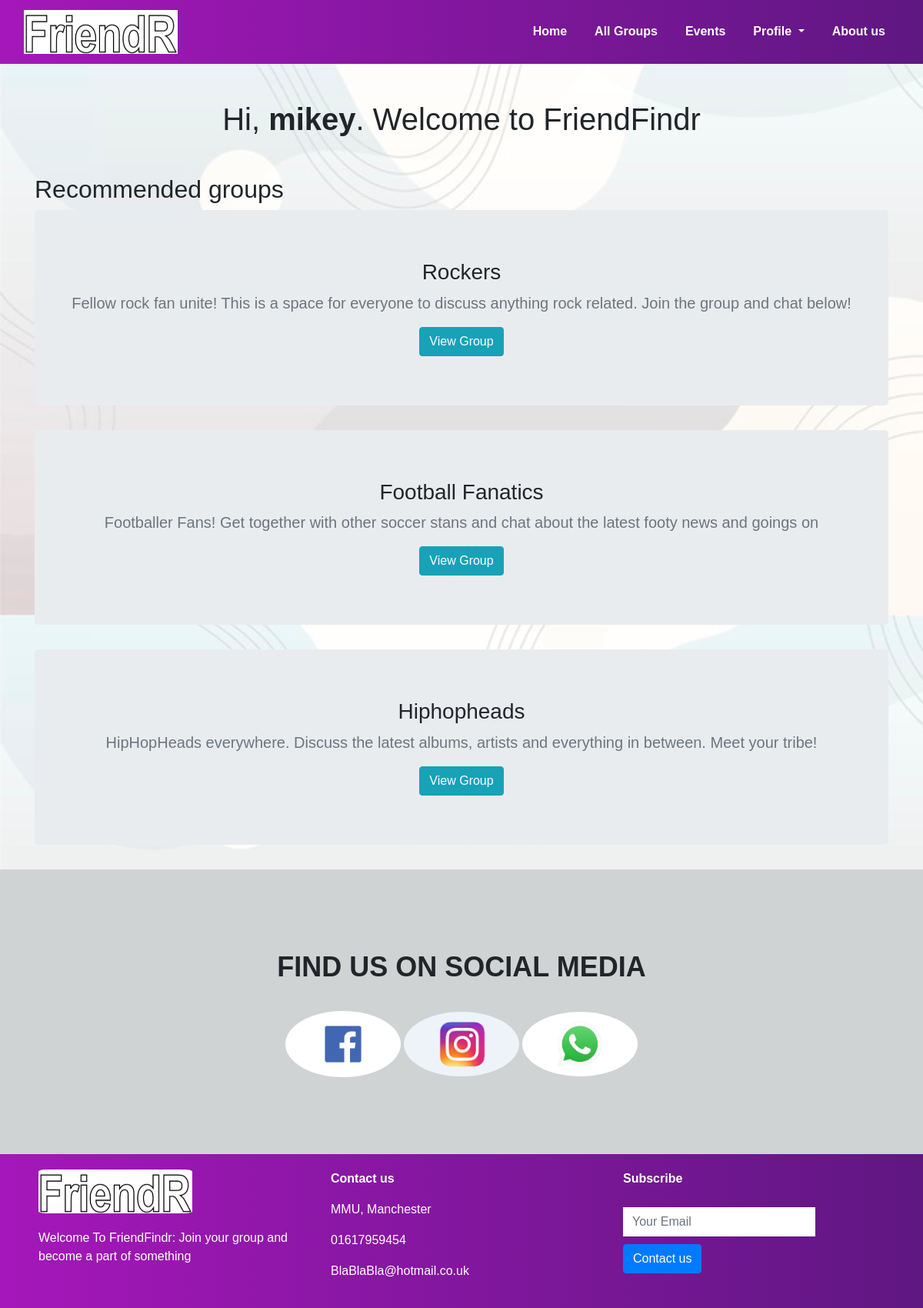
Screenshot of /welcome.php (signed in) with the database file from the repository.
### tables this page shows
CREATE TABLE `groups` (
  `groupid` int(11) NOT NULL,
  `name` varchar(45) NOT NULL,
  `description` varchar(255) NOT NULL
);

### welcome.php (the view, shortened to what this page needs)
<?php
require_once "config.php";
function getRecommendedGroups()
{
    global $mysqli;
    $sql = "SELECT DISTINCT g.groupid, g.name, g.description FROM groups g, grouphobbies gh, userhobbies uh where gh.hobbyid = uh.hobbyid AND uh.userid = " . $_SESSION["id"] . ";";
    $group_err = ($result = $mysqli->query($sql)) ? "" : "Error: " . $mysqli->error;
    if ($result->num_rows > 0) {
        while ($row = $result->fetch_assoc()) {
                echo <<<HTML
                    <div id="recommended-groups-box" class="jumbotron text-center">
                        <h3 class="jumbotron-heading">{$row["name"]}</h3>
                        <p class="lead text-muted">{$row["description"]}</p>
                        <a href="group-page.php?groupid={$row["groupid"]}" class="btn btn-info" role="button">View Group</a>
                    </div>
                    HTML;
            }
    } else {
        $group_err = "No groups to recommend.. Try selecting some hobbies";
    }
}
?>
<!DOCTYPE html>
<html lang="en">
<head>
    <link rel="stylesheet" type="text/css" href="css/wpCss.css"/>
    <link rel="stylesheet" href="https://stackpath.bootstrapcdn.com/bootstrap/4.5.2/css/bootstrap.min.css">
    <link rel="stylesheet" type="text/css" href="css/wpCSS.css"">
</head>
<body>
<section id="nav-bar">
    <nav class="navbar navbar-expand-lg navbar-light">
        <div class="container-fluid">
            <a class="navbar-brand" href="#"><img src="./data/logo.png" /></a>
            <div class="collapse navbar-collapse" id="navbarNav">
                <ul class="navbar-nav ml-auto">
                    <li class="nav-item">
                        <a class="nav-link" href="welcome.php">Home</a>
                    </li>
                    <li class="nav-item">
                        <a class="nav-link" href="groups-page.php">All Groups</a>
                    </li>
                    <li class="nav-item">
                        <a class="nav-link" href="events-page.php">Events</a>
                    </li>
                    <li class="nav-item dropdown">
                        <a class="nav-link dropdown-toggle" href="#" id="navbardrop" data-toggle="dropdown">
                            Profile
                        </a>
                    </li>
                    <li class="nav-item">
                        <a class="nav-link" href="about-us.php">About us</a>
                    </li>
                </ul>
            </div>
        </div>
    </nav>
</section>
<h1 class="my-5" style="text-align: center">Hi, <b><?php echo htmlspecialchars($_SESSION["username"]); ?></b>. Welcome to FriendFindr</h1>
<div class="container">
    <h2>Recommended groups</h2>
    <?php getRecommendedGroups(); ?>
</div>
<section id="social-media">
    <div class="container text-center">
        <p>FIND US ON SOCIAL MEDIA</p>
        <div class="social-icons">
            <a href="#"> <img src="./data/fb.png" /> </a>
            <a href="#"> <img src="./data/ig.png" /> </a>
            <a href="#"> <img src="./data/ws.jpg" /> </a>
        </div>
    </div>
</section>
<section id="footer">
    <div class="container">
        <div class="row">
            <div class="col-md-4 footer-box">
                <img src="./data/logo.png" />
                <p>
                    Welcome To FriendFindr:
                    Join your group and become a part of something
                </p>
            </div>
            <div class="col-md-4 footer-box">
                <p><b> Contact us </b></p>
                <p><i class="fa fa-map-marker"></i> MMU, Manchester</p>
                <p><i class="fa fa-phone"></i>01617959454</p>
                <p><i class="fa fa-envelope"></i>BlaBlaBla@hotmail.co.uk</p>
            </div>
            <div class="col-md-4 footer-box">
                <p><b> Subscribe </b></p>
                <input type="email" class="form-control" placeholder="Your Email" />
                <button type="button" class="btn btn-primary">Contact us</button>
            </div>
        </div>
    </div>
</section>
</body>
</html>

### css/wpCss.css (style rules this page uses)
* { margin:0; padding:0; }
body { font-family: 'Raleway', sans-serif; background-image:url('./bck1.jpg'); background-repeat: repeat-y; background-size: 100% auto; }
#nav-bar { position: sticky; top:0; z-index:10; }
.navbar { background-image: linear-gradient(to right, #a517ba, #5f1782); }
.navbar-nav li { padding: 0 10px; }
.navbar-nav li a { color: #fff !important; font-weight: 600; float:right; text-align:left; }
.navbar-brand img { width:200px; }
#social-media { background:#D0D3D4; padding:100px 0; }
#social-media p { font-size: 36px; font-weight:600; margin-bottom:30px; }
.social-icons img { width:150px; transition:0.5s; border-radius:100%; border:none; }
#footer { background-image: linear-gradient(to right, #a517ba, #5f1782); color: #fff; }
.footer-box { padding:20px; }
.footer-box img { width:200px; margin-bottom:20px; border-radius:5%; }
.footer-box .form-control { box-shadow:none; border:none; border-radius:0; margin-top:25px; max-width:250px; }
.footer-box .btn-primary { margin-top:10px; }

### rows the page displays
groups: name "Rockers", description "Fellow rock fan unite! This is a space for everyone to discuss anything rock related. Join the group and chat below!"
groups: name "Football Fanatics", description "Footballer Fans! Get together with other soccer stans and chat about the latest footy news and goings on"
groups: name "Hiphopheads", description "HipHopHeads everywhere. Discuss the latest albums, artists and everything in between. Meet your tribe!"

### other values shown
$_SESSION["username"] "mikey"
